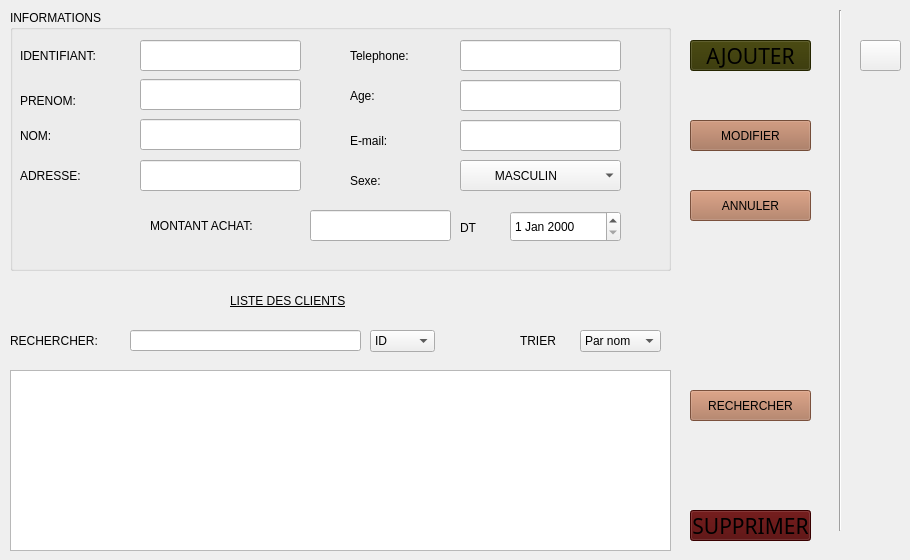
      <widget class="QWidget" name="page_3">
       <widget class="QGroupBox" name="groupBox">
        <property name="geometry">
         <rect>
          <x>10</x>
          <y>10</y>
          <width>661</width>
          <height>261</height>
         </rect>
        </property>
        <property name="styleSheet">
         <string notr="true">font: 16pt &quot;Gabriola&quot;;</string>
        </property>
        <property name="title">
         <string>INFORMATIONS</string>
        </property>
        <widget class="QLabel" name="label">
         <property name="geometry">
          <rect>
           <x>10</x>
           <y>30</y>
           <width>121</width>
           <height>31</height>
          </rect>
         </property>
         <property name="toolTip">
          <string>&lt;html&gt;&lt;head/&gt;&lt;body&gt;&lt;p&gt;&lt;span style=&quot; color:#ffaa00;&quot;&gt;IDENTIFIANT&lt;/span&gt;&lt;/p&gt;&lt;/body&gt;&lt;/html&gt;</string>
         </property>
         <property name="styleSheet">
          <string notr="true">font: 18pt &quot;Gabriola&quot;;</string>
         </property>
         <property name="text">
          <string>IDENTIFIANT:</string>
         </property>
        </widget>
        <widget class="QLineEdit" name="lineEdit_id">
         <property name="geometry">
          <rect>
           <x>130</x>
           <y>30</y>
           <width>161</width>
           <height>31</height>
          </rect>
         </property>
        </widget>
        <widget class="QLabel" name="label_5">
         <property name="geometry">
          <rect>
           <x>10</x>
           <y>80</y>
           <width>91</width>
           <height>21</height>
          </rect>
         </property>
         <property name="styleSheet">
          <string notr="true">font: 18pt &quot;Gabriola&quot;;</string>
         </property>
         <property name="text">
          <string>PRENOM:</string>
         </property>
        </widget>
        <widget class="QLineEdit" name="lineEdit_prenom">
         <property name="geometry">
          <rect>
           <x>130</x>
           <y>69</y>
           <width>161</width>
           <height>31</height>
          </rect>
         </property>
        </widget>
        <widget class="QLabel" name="label_6">
         <property name="geometry">
          <rect>
           <x>10</x>
           <y>110</y>
           <width>71</width>
           <height>31</height>
          </rect>
         </property>
         <property name="styleSheet">
          <string notr="true">font: 18pt &quot;Gabriola&quot;;</string>
         </property>
         <property name="text">
          <string>NOM:</string>
         </property>
        </widget>
        <widget class="QLineEdit" name="lineEdit_nom">
         <property name="geometry">
          <rect>
           <x>130</x>
           <y>109</y>
           <width>161</width>
           <height>31</height>
          </rect>
         </property>
        </widget>
        <widget class="QLabel" name="label_11">
         <property name="geometry">
          <rect>
           <x>10</x>
           <y>150</y>
           <width>81</width>
           <height>31</height>
          </rect>
         </property>
         <property name="styleSheet">
          <string notr="true">font: 18pt &quot;Gabriola&quot;;</string>
         </property>
         <property name="text">
          <string>ADRESSE:</string>
         </property>
        </widget>
        <widget class="QLineEdit" name="lineEdit_adresse">
         <property name="geometry">
          <rect>
           <x>130</x>
           <y>150</y>
           <width>161</width>
           <height>31</height>
          </rect>
         </property>
        </widget>
        <widget class="QLabel" name="label_8">
         <property name="geometry">
          <rect>
           <x>340</x>
           <y>30</y>
           <width>81</width>
           <height>31</height>
          </rect>
         </property>
         <property name="styleSheet">
          <string notr="true">font: 18pt &quot;Gabriola&quot;;</string>
         </property>
         <property name="text">
          <string>Telephone:</string>
         </property>
        </widget>
        <widget class="QLabel" name="label_9">
         <property name="geometry">
          <rect>
           <x>340</x>
           <y>70</y>
           <width>47</width>
           <height>31</height>
          </rect>
         </property>
         <property name="styleSheet">
          <string notr="true">font: 18pt &quot;Gabriola&quot;;</string>
         </property>
         <property name="text">
          <string>Age:</string>
         </property>
        </widget>
        <widget class="QLabel" name="label_16">
         <property name="geometry">
          <rect>
           <x>340</x>
           <y>120</y>
           <width>61</width>
           <height>21</height>
          </rect>
         </property>
         <property name="styleSheet">
          <string notr="true">font: 18pt &quot;Gabriola&quot;;</string>
         </property>
         <property name="text">
          <string>E-mail:</string>
         </property>
        </widget>
        <widget class="QLabel" name="label_10">
         <property name="geometry">
          <rect>
           <x>340</x>
           <y>160</y>
           <width>47</width>
           <height>21</height>
          </rect>
         </property>
         <property name="styleSheet">
          <string notr="true">font: 18pt &quot;Gabriola&quot;;</string>
         </property>
         <property name="text">
          <string>Sexe:</string>
         </property>
        </widget>
        <widget class="QLineEdit" name="lineEdit_telephone">
         <property name="geometry">
          <rect>
           <x>450</x>
           <y>30</y>
           <width>161</width>
           <height>31</height>
          </rect>
         </property>
        </widget>
        <widget class="QLineEdit" name="lineEdit_mail">
         <property name="geometry">
          <rect>
           <x>450</x>
           <y>110</y>
           <width>161</width>
           <height>31</height>
          </rect>
         </property>
        </widget>
        <widget class="QLabel" name="label_22">
         <property name="geometry">
          <rect>
           <x>140</x>
           <y>200</y>
           <width>151</width>
           <height>31</height>
          </rect>
         </property>
         <property name="styleSheet">
          <string notr="true">font: 18pt &quot;Gabriola&quot;;</string>
         </property>
         <property name="text">
          <string>MONTANT ACHAT:</string>
         </property>
        </widget>
        <widget class="QLineEdit" name="lineEdit_achat">
         <property name="geometry">
          <rect>
           <x>300</x>
           <y>200</y>
           <width>141</width>
           <height>31</height>
          </rect>
         </property>
        </widget>
        <widget class="QLabel" name="label_23">
         <property name="geometry">
          <rect>
           <x>450</x>
           <y>210</y>
           <width>21</width>
           <height>16</height>
          </rect>
         </property>
         <property name="styleSheet">
          <string notr="true">font: 14pt &quot;Gabriola&quot;;</string>
         </property>
         <property name="text">
          <string>DT</string>
         </property>
        </widget>
        <widget class="QLineEdit" name="lineEdit_age">
         <property name="geometry">
          <rect>
           <x>450</x>
           <y>70</y>
           <width>161</width>
           <height>31</height>
          </rect>
         </property>
        </widget>
        <widget class="QComboBox" name="lineEdit_sexe">
         <property name="geometry">
          <rect>
           <x>450</x>
           <y>150</y>
           <width>161</width>
           <height>31</height>
          </rect>
         </property>
         <item>
          <property name="text">
           <string>         MASCULIN</string>
          </property>
         </item>
         <item>
          <property name="text">
           <string>         FEMININ</string>
          </property>
         </item>
         <item>
          <property name="text">
           <string>         AUTRES...</string>
          </property>
         </item>
        </widget>
        <widget class="QDateEdit" name="dateEdit">
         <property name="geometry">
          <rect>
           <x>500</x>
           <y>201</y>
           <width>111</width>
           <height>31</height>
          </rect>
         </property>
        </widget>
       </widget>
       <widget class="QLabel" name="label_17">
        <property name="geometry">
         <rect>
          <x>230</x>
          <y>280</y>
          <width>231</width>
          <height>41</height>
         </rect>
        </property>
        <property name="styleSheet">
         <string notr="true">font: 28pt &quot;Gabriola&quot;;
font: 28pt &quot;Gabriola&quot;;
text-decoration: underline;</string>
        </property>
        <property name="text">
         <string>LISTE DES CLIENTS</string>
        </property>
       </widget>
       <widget class="QLabel" name="label_18">
        <property name="geometry">
         <rect>
          <x>10</x>
          <y>330</y>
          <width>101</width>
          <height>21</height>
         </rect>
        </property>
        <property name="styleSheet">
         <string notr="true">font:16pt &quot;Gabriola&quot;;</string>
        </property>
        <property name="text">
         <string>RECHERCHER:</string>
        </property>
       </widget>
       <widget class="QLineEdit" name="lineEdit_IDS">
        <property name="geometry">
         <rect>
          <x>130</x>
          <y>330</y>
          <width>231</width>
          <height>21</height>
         </rect>
        </property>
       </widget>
       <widget class="QLabel" name="label_20">
        <property name="geometry">
         <rect>
          <x>520</x>
          <y>330</y>
          <width>47</width>
          <height>21</height>
         </rect>
        </property>
        <property name="styleSheet">
         <string notr="true">font: 16pt &quot;Gabriola&quot;;</string>
        </property>
        <property name="text">
         <string>TRIER</string>
        </property>
       </widget>
       <widget class="QComboBox" name="comboBox">
        <property name="geometry">
         <rect>
          <x>580</x>
          <y>330</y>
          <width>81</width>
          <height>22</height>
         </rect>
        </property>
        <item>
         <property name="text">
          <string>Par nom</string>
         </property>
        </item>
        <item>
         <property name="text">
          <string>Par age</string>
         </property>
        </item>
        <item>
         <property name="text">
          <string>Par sexe</string>
         </property>
        </item>
       </widget>
       <widget class="QTableView" name="tableView_2">
        <property name="geometry">
         <rect>
          <x>10</x>
          <y>370</y>
          <width>661</width>
          <height>181</height>
         </rect>
        </property>
       </widget>
       <widget class="QPushButton" name="pb_modifier">
        <property name="geometry">
         <rect>
          <x>690</x>
          <y>120</y>
          <width>121</width>
          <height>31</height>
         </rect>
        </property>
        <property name="cursor">
         <cursorShape>PointingHandCursor</cursorShape>
        </property>
        <property name="styleSheet">
         <string notr="true">background-color: rgb(162, 108, 80);
font:16pt &quot;Gabriola&quot;;
</string>
        </property>
        <property name="text">
         <string>MODIFIER</string>
        </property>
        <property name="icon">
         <iconset>
          <normaloff>../../icon modifier.png</normaloff>../../icon modifier.png</iconset>
        </property>
        <property name="iconSize">
         <size>
          <width>40</width>
          <height>40</height>
         </size>
        </property>
       </widget>
       <widget class="QPushButton" name="pb_ajouter">
        <property name="geometry">
         <rect>
          <x>690</x>
          <y>40</y>
          <width>121</width>
          <height>31</height>
         </rect>
        </property>
        <property name="font">
         <font>
          <family>Gabriola</family>
          <pointsize>16</pointsize>
         </font>
        </property>
        <property name="cursor">
         <cursorShape>PointingHandCursor</cursorShape>
        </property>
        <property name="styleSheet">
         <string notr="true">background-color: rgb(52, 52, 0);
selection-background-color: qlineargradient(spread:pad, x1:0, y1:0, x2:1, y2:0, stop:0 rgba(255, 178, 102, 255), stop:0.55 rgba(235, 148, 61, 255), stop:0.98 rgba(0, 0, 0, 255), stop:1 rgba(0, 0, 0, 0));</string>
        </property>
        <property name="text">
         <string>AJOUTER</string>
        </property>
        <property name="icon">
         <iconset>
          <normaloff>../../ajouter icon.png</normaloff>../../ajouter icon.png</iconset>
        </property>
        <property name="iconSize">
         <size>
          <width>40</width>
          <height>27</height>
         </size>
        </property>
       </widget>
       <widget class="QPushButton" name="pb_annuler">
        <property name="geometry">
         <rect>
          <x>690</x>
          <y>190</y>
          <width>121</width>
          <height>31</height>
         </rect>
        </property>
        <property name="cursor">
         <cursorShape>PointingHandCursor</cursorShape>
        </property>
        <property name="styleSheet">
         <string notr="true">background-color: rgb(172, 114, 85);
font:16pt &quot;Gabriola&quot;;</string>
        </property>
        <property name="text">
         <string>ANNULER</string>
        </property>
        <property name="icon">
         <iconset>
          <normaloff>../../icon annuler.png</normaloff>../../icon annuler.png</iconset>
        </property>
        <property name="iconSize">
         <size>
          <width>40</width>
          <height>27</height>
         </size>
        </property>
       </widget>
       <widget class="QPushButton" name="pb_rechercher">
        <property name="geometry">
         <rect>
          <x>690</x>
          <y>390</y>
          <width>121</width>
          <height>31</height>
         </rect>
        </property>
        <property name="cursor">
         <cursorShape>PointingHandCursor</cursorShape>
        </property>
        <property name="styleSheet">
         <string notr="true">font:16pt &quot;Gabriola&quot;;
background-color: rgb(172, 114, 85);</string>
        </property>
        <property name="text">
         <string>RECHERCHER</string>
        </property>
        <property name="icon">
         <iconset>
          <normaloff>../../icon valider encore.png</normaloff>../../icon valider encore.png</iconset>
        </property>
        <property name="iconSize">
         <size>
          <width>40</width>
          <height>15</height>
         </size>
        </property>
       </widget>
       <widget class="QPushButton" name="pb_supprimer">
        <property name="geometry">
         <rect>
          <x>690</x>
          <y>510</y>
          <width>121</width>
          <height>31</height>
         </rect>
        </property>
        <property name="font">
         <font>
          <family>Gabriola</family>
          <pointsize>16</pointsize>
         </font>
        </property>
        <property name="cursor">
         <cursorShape>PointingHandCursor</cursorShape>
        </property>
        <property name="styleSheet">
         <string notr="true">background-color: rgb(79, 0, 0);</string>
        </property>
        <property name="text">
         <string>SUPPRIMER</string>
        </property>
        <property name="icon">
         <iconset>
          <normaloff>../../icon supprimer1.png</normaloff>../../icon supprimer1.png</iconset>
        </property>
        <property name="iconSize">
         <size>
          <width>40</width>
          <height>27</height>
         </size>
        </property>
       </widget>
       <widget class="Line" name="line_3">
        <property name="geometry">
         <rect>
          <x>830</x>
          <y>10</y>
          <width>21</width>
          <height>521</height>
         </rect>
        </property>
        <property name="orientation">
         <enum>Qt::Vertical</enum>
        </property>
       </widget>
       <widget class="QComboBox" name="comboBox_rechercher">
        <property name="geometry">
         <rect>
          <x>370</x>
          <y>330</y>
          <width>65</width>
          <height>22</height>
         </rect>
        </property>
        <item>
         <property name="text">
          <string>ID</string>
         </property>
        </item>
        <item>
         <property name="text">
          <string>NOM</string>
         </property>
        </item>
        <item>
         <property name="text">
          <string>PRENOM</string>
         </property>
        </item>
        <item>
         <property name="text">
          <string>VILLE</string>
         </property>
        </item>
       </widget>
       <widget class="QPushButton" name="pushButton">
        <property name="geometry">
         <rect>
          <x>860</x>
          <y>40</y>
          <width>41</width>
          <height>31</height>
         </rect>
        </property>
        <property name="text">
         <string/>
        </property>
       </widget>
      </widget>
